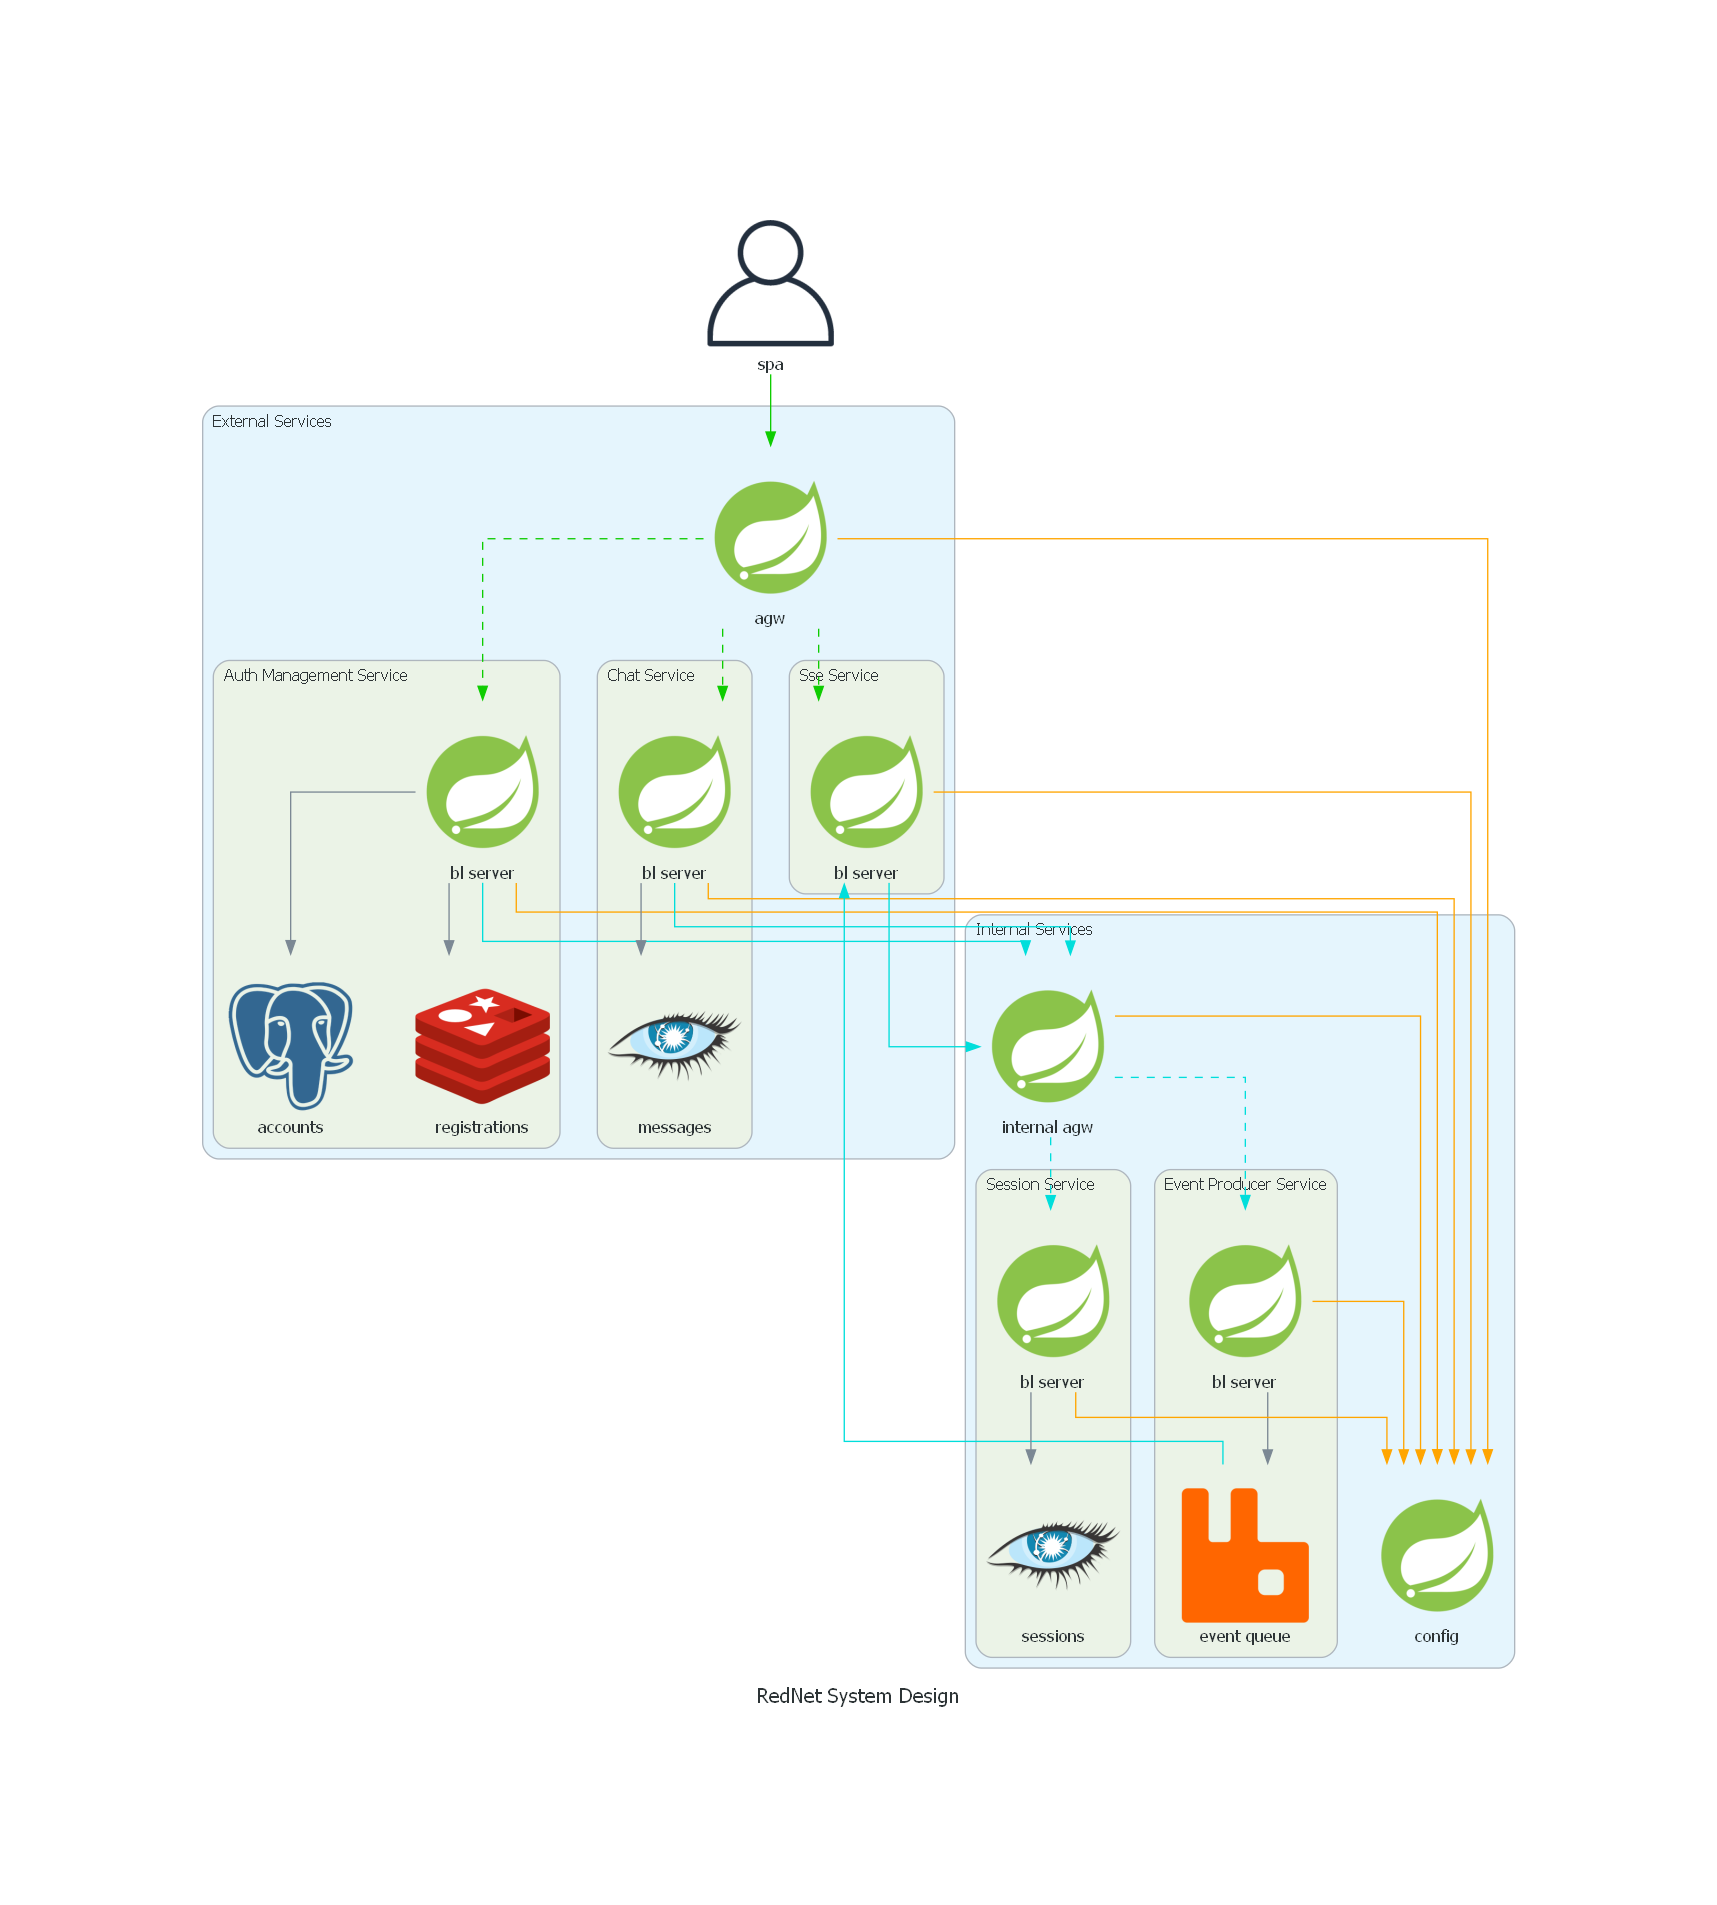

Write the Python code that produced this figure.
from diagrams import Diagram, Cluster, Edge
from diagrams.onprem.client import User
from diagrams.onprem.database import Postgresql, Cassandra
from diagrams.onprem.inmemory import Redis
from diagrams.onprem.queue import RabbitMQ
from diagrams.programming.framework import Spring

with (Diagram(
    name="RedNet System Design",
    filename="system-design-diagram",
    outformat="png",
    show=True,
    direction="TB"
)):
    client_request_edge = Edge(color="#0ECC00")
    client_proxied_request_edge = Edge(color="#0ECC00", style="dashed")
    server_to_server_edge = Edge(color="#00DEDB")
    server_to_server_proxied_edge = Edge(color="#00DEDB", style="dashed")
    config_edge = Edge(color="orange")

    client = User("spa")

    with Cluster("External Services"):
        agw = Spring("agw")

        with Cluster("Auth Management Service"):
            auth_logic_server = Spring("bl server")
            accounts_db = Postgresql("accounts")
            registrations_db = Redis("registrations")

            auth_logic_server >> [accounts_db, registrations_db]

        with Cluster("Sse Service"):
            sse_logic_server = Spring("bl server")

        with Cluster("Chat Service"):
            chat_logic_server = Spring("bl server")
            messages_db = Cassandra("messages")

            chat_logic_server >> messages_db

    with Cluster("Internal Services"):
        internal_agw = Spring("internal agw")
        config_service = Spring("config")

        with Cluster("Event Producer Service"):
            event_logic_server = Spring("bl server")
            event_queue = RabbitMQ("event queue")

            event_logic_server >> event_queue

        with Cluster("Session Service"):
            session_logic_server = Spring("bl server")
            sessions_db = Cassandra("sessions")

            session_logic_server >> sessions_db

        external_service_group = [
            auth_logic_server,
            sse_logic_server,
            chat_logic_server
        ]

        internal_service_group = [
            session_logic_server,
            event_logic_server
        ]

        services = internal_service_group + external_service_group

        notifiable_service_group = [
            auth_logic_server,
            chat_logic_server
        ]

        configurable_service_group = [
            auth_logic_server,
            session_logic_server,
            sse_logic_server,
            chat_logic_server,
            agw,
            internal_agw,
            event_logic_server
        ]

    client >> client_request_edge >> agw >> client_proxied_request_edge >> external_service_group
    external_service_group >> server_to_server_edge >> internal_agw >> server_to_server_proxied_edge >> internal_service_group
    event_queue >> server_to_server_edge >> sse_logic_server
    configurable_service_group >> config_edge >> config_service
